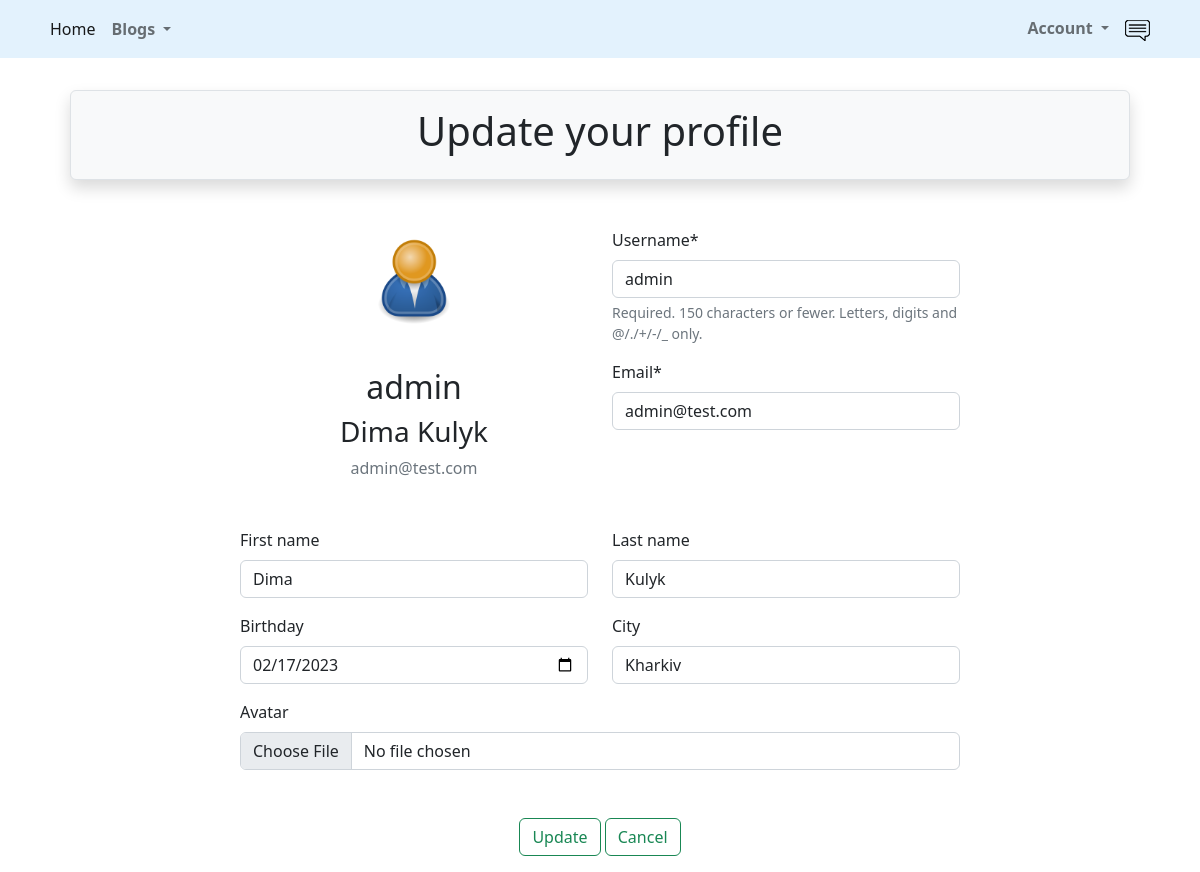
Page /accounts/profile/update/ (signed in) on the committed database.
### src/accounts/models.py (models this page shows, shortened)
class User(AbstractUser):
    is_activated = models.BooleanField(default=True, db_index=True)
    avatar = models.ImageField(upload_to=avatar_place, default='profile/default.png')
    birthday = models.DateField(null=True, blank=True)
    city = models.CharField(max_length=50, null=True, blank=True)
    class Meta(AbstractUser.Meta):
        db_table = 'user'

### src/accounts/views.py (the view, shortened to what this page needs)
# urls.py: path('profile/update/', UserUpdateView.as_view(), name='profile_update'),
class UserUpdateView(LoginRequiredMixin, UpdateView):
    template_name = 'accounts/user_update.html'
    model = get_user_model()
    success_url = reverse_lazy('accounts:profile')
    form_class = UserUpdateForm
    def get_object(self, queryset=None):
        return self.request.user

### src/accounts/forms.py
class UserUpdateForm(UserChangeForm):
    avatar = forms.ImageField(required=False, widget=widgets.FileInput())
    birthday = forms.DateField(required=False, widget=widgets.DateInput(attrs={'type': 'date'}))
    email = forms.EmailField(required=True)
    class Meta:
        model = get_user_model()
        fields = (
            'username',
            'first_name',
            'last_name',
            'email',
            'birthday',
            'city',
            'avatar'
        )

### src/accounts/templates/accounts/user_update.html (shortened to what this page needs)
{% extends 'base.html' %}
{% load crispy_forms_filters %}
{% load crispy_forms_field %}
{% block header %}
    Update your profile
{% endblock %}
{% block content %}
    <form method="post" enctype="multipart/form-data">
        <div class="row">
            <div class="col-2"></div>
            <div class="col">
                <div class="row">
                    <div class="col-6 text-center">
                        <div class="media">
                            <div class="img-circle.vert">
                                <img class="rounded-circle p-1 m-1" width="100" height="100" src="{{ user.avatar.url }}"
                                     alt="avatar">
                            </div>
                            <div class="media-body p-3 m-3">
                                <h2 class="account-heading">{{ user.username }}</h2>
                                <h3 class="account-heading">{{ user.first_name }} {{ user.last_name }}</h3>
                                <p class="text-secondary">{{ user.email }}</p>
                            </div>
                        </div>
                    </div>
                    <div class="col-6">
                        {{ form.username|as_crispy_field }}
                        {{ form.email|as_crispy_field }}
                    </div>
                </div>
                <div class="row">
                    <div class="col-6">
                        {{ form.first_name|as_crispy_field }}
                    </div>
                    <div class="col-6">
                        {{ form.last_name|as_crispy_field }}
                    </div>
                </div>
                <div class="row">
                    <div class="col-6">
                        {{ form.birthday|as_crispy_field }}
                    </div>
                    <div class="col-6">
                        {{ form.city|as_crispy_field }}
                    </div>
                </div>
                <div class="row">
                    <div class="col">
                        {{ form.avatar|as_crispy_field }}
                    </div>
                </div>
                <div class="mt-3 mb-3 text-center">
                    <input class="btn btn-outline-success mt-3" type="submit" value="Update">
                    <a class="btn btn-outline-success mt-3" href="{% url 'accounts:profile' %}">Cancel</a>
                </div>
            </div>
            <div class="col-2"></div>
        </div>
    </form>
{% endblock %}

### rows in the picture
User: avatar (placeholder picture), username "admin", first_name "Dima", last_name "Kulyk", email "admin@test.com", birthday "02/17/2023", city "Kharkiv"
